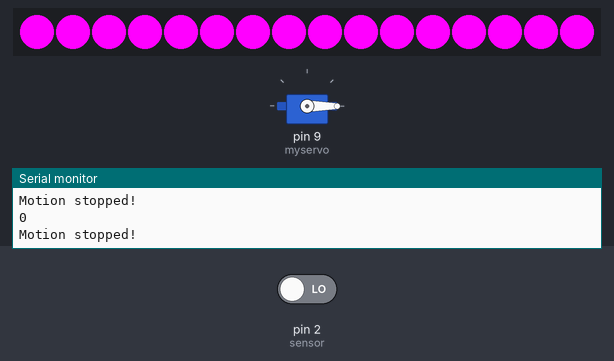
Bench run of a sketch on a simulated Arduino Uno, built with avr-gcc and run on an emulated ATmega328P. Parts: 16 RGB LEDs in strip order, left to right, servo, the last lines printed to the serial monitor. The inputs (shaded band) are chosen by the test bench; at power-on: pin 2 (sensor) LOW.

Above: at 2.8 s.
2.9 s: pin 2 (sensor) driven HIGH
At 3.15 s:
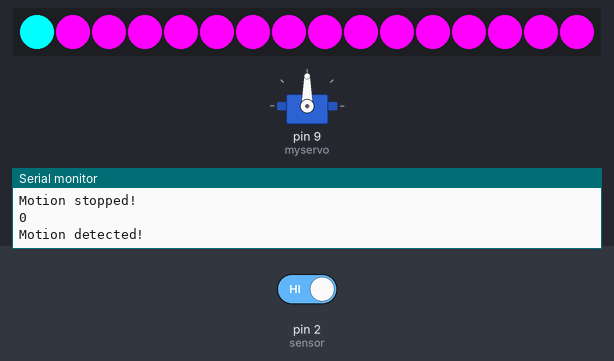
At 4.4 s:
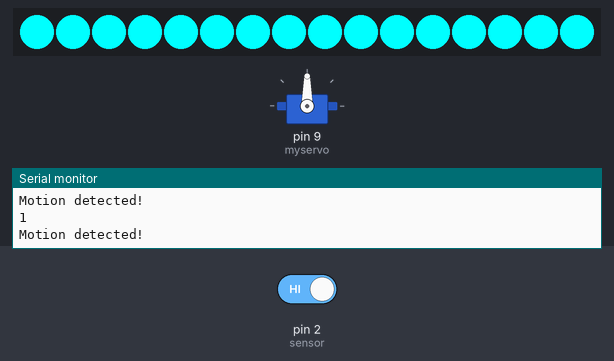
4.7 s: pin 2 (sensor) driven LOW
At 5.07 s:
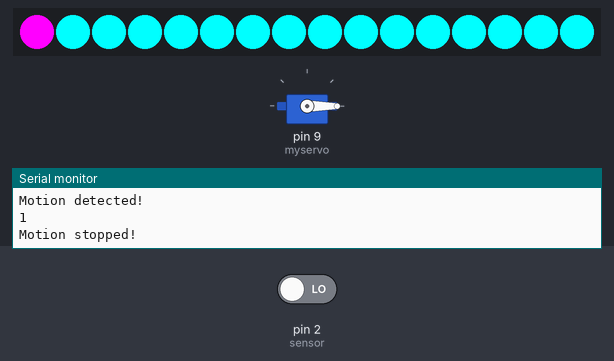
Timing chart, 0 to 7.7 s (numbered marks = the images above; inputs shaded):
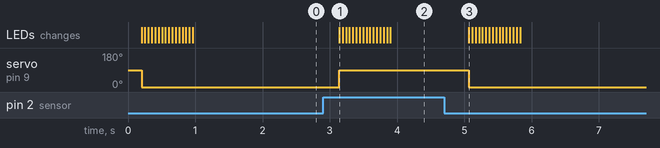

The sketch:

final_project2.ino
```cpp
#include <Servo.h>
#include <Adafruit_NeoPixel.h>

Servo myservo;  // create servo object to control a servo
// twelve servo objects can be created on most boards

int pos = 0;    // variable to store the servo position
int sensor = 2;              // the pin that the sensor is atteched to
int state = LOW;             // by default, no motion detected
int val = 0;                 // variable to store the sensor status (value)

#define PIN        6 // On Trinket or Gemma, suggest changing this to 1
#define NUMPIXELS 16 // Popular NeoPixel ring size

Adafruit_NeoPixel pixels(NUMPIXELS, PIN, NEO_GRB + NEO_KHZ800);

#define DELAYVAL 500 // Time (in milliseconds) to pause between pixels


void setup() {

  pinMode(sensor, INPUT);    // initialize sensor as an input
  Serial.begin(9600);        // initialize serial

  // These lines are specifically to support the Adafruit Trinket 5V 16 MHz.
  // Any other board, you can remove this part (but no harm leaving it):
#if defined(__AVR_ATtiny85__) && (F_CPU == 16000000)
  clock_prescale_set(clock_div_1);
#endif
  // END of Trinket-specific code.

  pixels.begin(); // INITIALIZE NeoPixel strip object (REQUIRED)

  myservo.attach(9);  // attaches the servo on pin 9 to the servo object
}

void loop() {
  //pixels.clear();
  val = digitalRead(sensor);   // read sensor value
  if (val == HIGH) {           // check if the sensor is HIGH

    delay(100);                // delay 100 milliseconds

    Serial.println("Motion detected!");

    myservo.write(90);

    for (int i = 0; i < NUMPIXELS; i++) { // For each pixel...

      // pixels.Color() takes RGB values, from 0,0,0 up to 255,255,255
      // Here we're using a moderately bright green color:
      pixels.setPixelColor(i, pixels.Color(0, 255, 255));

      pixels.show();   // Send the updated pixel colors to the hardware.

      delay(50); // Pause before next pass through loop
    }

  }
  else {

    delay(200);             // delay 200 milliseconds


    Serial.println("Motion stopped!");
    // state = LOW;       // update variable state to LOW
    myservo.write(0);

    for (int i = 0; i < NUMPIXELS; i++) { // For each pixel...

      // pixels.Color() takes RGB values, from 0,0,0 up to 255,255,255
      // Here we're using a moderately bright green color:
      pixels.setPixelColor(i, pixels.Color(255, 0, 255));

      pixels.show();   // Send the updated pixel colors to the hardware.

      delay(50); // Pause before next pass through loop
    }
  }


  Serial.println(val);


}
```

Measured:
- after the input at 2.9 s, servo on pin 9 (myservo): 0° → 90° after 0.24 s; the LEDs: change after 0.24 s (image 1)
- after the input at 4.7 s, servo on pin 9 (myservo): 90° → 0° after 0.37 s; the LEDs: change after 0.37 s (image 3)
